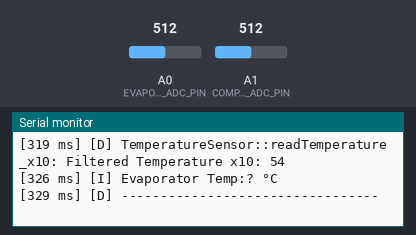
Bench run of a program on a simulated Arduino Nano, built with avr-gcc and run on an emulated ATmega328P. On the bench: the last lines printed to the serial monitor. The test bench sets the inputs (shaded band); at power-on: A0 (EVAPORATOR_NTC_ADC_PIN) = 512, A1 (COMPARTMENT_NTC_ADC_PIN) = 512.

Above: at 1.2 s.
1.3 s: A0 (EVAPORATOR_NTC_ADC_PIN) set to 716
At 3.7 s:
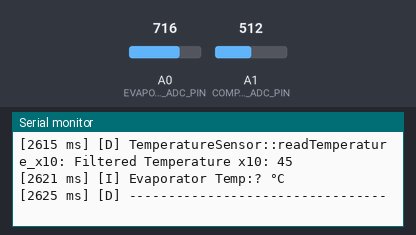
4.0 s: A1 (COMPARTMENT_NTC_ADC_PIN) set to 716
At 5.6 s:
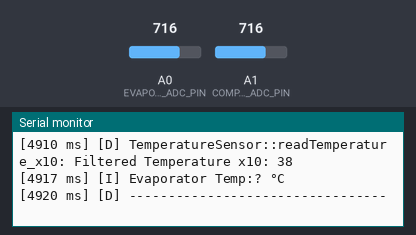
7.0 s: A0 (EVAPORATOR_NTC_ADC_PIN) set to 900
At 8.4 s:
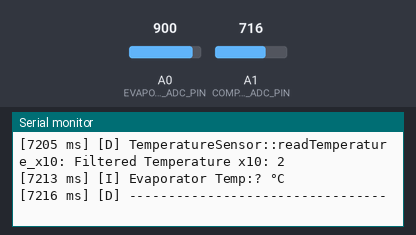
10.0 s: A1 (COMPARTMENT_NTC_ADC_PIN) set to 122
At 12.7 s:
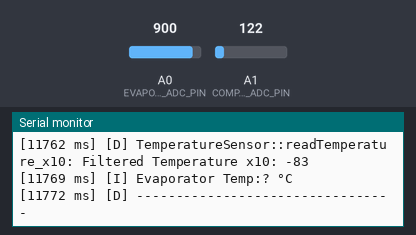
13.0 s: A1 (COMPARTMENT_NTC_ADC_PIN) set to 0
At 15.0 s:
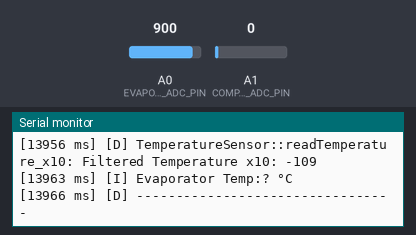
15.3 s: A0 (EVAPORATOR_NTC_ADC_PIN) set to 0
At 17.5 s:
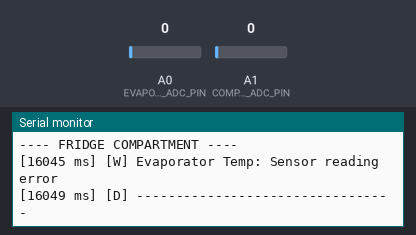
Timing chart, 0 to 19.0 s (numbered marks = the images above; inputs shaded):
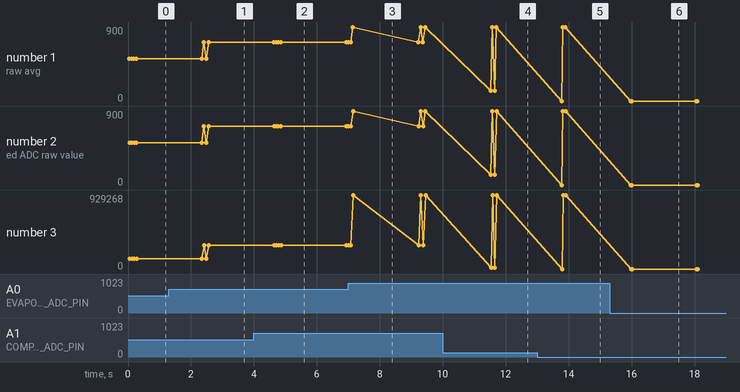

The program:

main.cpp
```cpp
// (licence header left out)
#include <Arduino.h>

#include "logger/Logger.h"                              // For logging
#include "config/Config.h"                              // For App configuration constants

#include "Model/TemperatureSensor.h"                    // Builer pattern components
#include "Model/AdcSampler.h"                           // To sampler ADC
#include "Model/VoltageDividerResistanceConverter.h"    // To convert ADC to Resistance
#include "Model/LutTemperatureConverter.h"              // To convert Resistance to Temperature
#include "Filter/EmaFilter.h"                           // For temp filtering
#include "utils/init_helpers.h"                         // For subsystem initialization(e.g, evaporatorSampler.begin() ...)

// --- Global/static Objects for the sensor components ---

// Step1: Create ADC instance for both Fridge NTC sensor

// Adc sampler for the evaporator sensor
 static AdcSampler evaporatorSampler(
  Pins::EVAPORATOR_NTC_ADC_PIN,     /* Analog pin */
  Adc::SAMPLES_TO_AVERAGE,          /* Samples to average */
  Adc::SAMPLES_TO_DISCARD,          /* N first samples to discard */
  Adc::SETTLE_TIME_US               /* Settling time in microseconds between readings */
);

// Adc sampler for the fridge Compartment
static AdcSampler fridgeCompartmentSampler(
  Pins::COMPARTMENT_NTC_ADC_PIN,   /* Analog pin */
  Adc::SAMPLES_TO_AVERAGE,         /* Samples to average */
  Adc::SAMPLES_TO_DISCARD,         /* N first samples to discard */
  Adc::SETTLE_TIME_US              /* Settling time in microseconds between readings */
);

// Step2: Create Resistance Converter instance (ADC->Resistance)
static VoltageDividerResistanceConverter resistanceConverter(Sensors::PULLUP_FIXED_RESISTOR_OHMS);

// Step3: Create Temperature Converter instance (Resistance->Temperature)
static LutTemperatureConverter temperatureConverter;

// Step4: Create Filter instance (optional)
static EmaFilter<int16_t> fridgeFilter(Filtering::EMA_ALPHA_DEFAULT);     // EMA
static EmaFilter<int16_t> evaporatorFilter(Filtering::EMA_ALPHA_DEFAULT); // EMA

// Step5: Create TemperatureSensor instance using the builder pattern
static TemperatureSensor fridgeTempSensor = TemperatureSensor();
static TemperatureSensor evaporatorSensor = TemperatureSensor();


// --- SETUP ---
void setup() {

  Serial.begin(115200);
  while (!Serial){delay(10);} // Wait a little more until Serial initialize

  LOGI("System initializing...");

  // 1. Set Analog reference for ADC
  analogReference(Adc::V_REF_VOLTS);      // 5V reference

  // 2. Initialize instances
  initSubSystems(
    evaporatorSampler,
    fridgeCompartmentSampler,
    resistanceConverter,
    temperatureConverter,
    fridgeFilter,
    evaporatorFilter
    // Add more subsystems here later if needed
  );


  // 3. Build TemperatureSensor for the Fridge Compartment
  fridgeTempSensor
    .addSampler(&fridgeCompartmentSampler)
    .addResistanceConverter(&resistanceConverter)
    .addTemperatureConverter(&temperatureConverter)
    .addFilter(&fridgeFilter)
    .setUnits(TemperatureUnit::Celsius)
    .build();

  // 4. Build TemperatureSensor for the Evaporator
  evaporatorSensor
    .addSampler(&evaporatorSampler)
    .addResistanceConverter(&resistanceConverter)
    .addTemperatureConverter(&temperatureConverter)
    .addFilter(&evaporatorFilter)
    .setUnits(TemperatureUnit::Celsius)
    .build();

  LOGI("System initialized.");

}


// --- LOOP ---
void loop() {


  LOGD("\n-----   Read Temperatures ----");

  int16_t fridgeTemp_x10 = fridgeTempSensor.readTemperature_x10();
  int16_t evaporatorTemp_x10 = evaporatorSensor.readTemperature_x10();

  LOGD("\n--- EVAPORATOR ---");
  if(fridgeTemp_x10 != -32768)
  {
    float fridgeTempC = fridgeTempSensor.readTemperatureC();
    LOGI("Fridge Temp:%.1f °C", fridgeTempC);
  }else{
    LOGW("Fridge Temp: Sensor reading error");
  }

  LOGD("\n---- FRIDGE COMPARTMENT ---- ");

  if(evaporatorTemp_x10 != -32768)
  {

    float evaporatorTempC = evaporatorSensor.readTemperatureC();
    LOGI("Evaporator Temp:%.1f °C", evaporatorTempC);

  }else{

    LOGW("Evaporator Temp: Sensor reading error");

  }

  LOGD("---------------------------------\n");

  // Wait before next reading
  delay(2000); // 2 seconds

}
```

EmaFilter.h
```cpp
#pragma once

#include "interfaces/IFilter.h"
#include "logger/Logger.h"


/**
 * @brief Applies Exponential Moving Average (EMA) to a new value.
 *
 * @details EMA is a first-order infinite impulse response (IIR) low-pass filter
 *  - A difference of the SMA this version of the EMA filter is not windowed, so it depends of all previous values
 *  - Because the calculation of the result does not requires storage this make it memory and computationally friendly(suitable fro embedded environments)
 *  - the constant alpha(0 < alpha < 1) determine how aggressive the filter is:
 *      alpha -> 0: Gives less weight to the to the new_value,
 *      alpha -> 1: Gives more weight to the previous value.
 *  - Formula:
 *      y = (1-alpha)) * prev_input + alpha * input ; with (0 <alpha <1)
 *
 * @tparam T
 */
template<typename T>
class EmaFilter : public IFilter<T>
{
    public:

        /**
         * @brief Construct a new Ema Filter object
         *
         * @param alpha - Smoothing factor (0 < alpha < 1) inclusive
         * @param initial_value - init value to apply to the filtered output
         */
        EmaFilter(float alpha, T initial_value = 0):
        alpha_(alpha),
        prev_value_(initial_value),
        initialize_(false)
        {};

        /// @brief Final initialization: Alpha validation
        void begin()
        {
            // Validate alpha
            if (alpha_ < 0 || alpha_ >1)
            {
                LOGW("Invalid EMA alpha: %f.2 - clamping to 0.5",alpha_);   // LOG warning
                alpha_ = 0.5;                                               // Set to a safe default value
            }
        };


        // --- Implemented method from IFilter ---

        /**
         * @brief Applies Exponential Moving Average (EMA) to a new value.
         *
         * @param new_value New input value.
         * @return T Filtered value.
         */
        T apply(T new_value) override
        {
            prev_value_ = static_cast<T>((1 - alpha_)* prev_value_ + alpha_*new_value);  // Update prev value
            return prev_value_;                                                          // return current State
        }

        // ----------------------------------------

    private:
        float alpha_;       // Smoothing factor
        T prev_value_;      // State: Store previous filtered value

        bool  initialize_;  // To avoid reinitialization
};
```

AdcSampler.h
```cpp
#pragma once

#include<stdint.h>

#include "config/Config.h"
#include "interfaces/ISampler.h"
#include "logger/Logger.h"
#include "utils/avr_algorithms.h"

/**
 * @brief ADC Sampler concrete implementation
 *
 * @details
 *  what this class does?
 *  - Implement the ISampler interface
 *  - Samples the Analog pin specify via constructor.
 *  - Applies a setting delay to stabilize the signal.
 *  - Discard the N first readings to flush artifact.
 *  - Average multiple ADC reading to reduce noise.
 *
 */
class AdcSampler : public ISampler
{
    public:

        /// @brief Configurable: pin, number of samples to average, samples to discard (for settling) and settle time
        AdcSampler(uint8_t adc_pin, uint8_t samples_to_average, uint8_t samples_to_discard, uint8_t settle_us);


        /// @brief Final initialization: validation, pin setup.
        void begin();

        // === Implemented method from ISampler interface ===

        /// @brief Samples the specify Analog Pin
        /// @return ADC raw count value
        uint16_t sample() override;

    private:

        const uint8_t pin_;                 // Analog pin to read
        const uint8_t samples_per_read_;     //K consecutive ADC reads for averaging, use power of 2 for fast division
        const uint8_t discard_N_first_;     // Discard the N first sample reading
        const uint8_t settleUs_;            // Microseconds delay after each each for stability

        bool initialize_;                   // To avoid re-configuration
};
```

LutTemperatureConverter.h
```cpp
#pragma once

#include <stdint.h>                             // For standard integer types
#include "interfaces/ITemperatureConverter.h"   // For ITemperatureConverter interface
#include "config/Config.h"                      // For sensor configuration constants
#include "data/thermistor_lut.h"                // For thermistor lookup table
#include "utils/avr_algorithms.h"               // For AVR specific algorithms
#include "logger/Logger.h"                      // For debugging
#include "data/lut_utils.h"                     // For LUT utilities

/**
 * @brief Concrete temperature converter using a lookup table(LUT) for NTC thermistor + linear interpolation
 *
 * @details
 *  This class implements the ITemperatureConverter interface to convert resistance values from an NTC thermistor:
 *  - Uses a predefined LUT of sorted  by "decreasing" resistance of ThermistorEntry structs {resistance_x10, temperature_x10}
 *  - Performs  a binary search to find the two surrounding entries bracketing the input resistance
 *  - Once the bracketing entries are found, it applies linear interpolation to estimate the temperature
 *    corresponding to the measured resistance.
 */
class LutTemperatureConverter: public ITemperatureConverter
{
private:
    /* data */
public:

    /// @brief Constructor
    LutTemperatureConverter(/* args */);

    ~LutTemperatureConverter() = default;

    /// @brief Final initialization
    void begin();

    /**
     * @brief Convert resistance to temperature using LUT and linear interpolation
     *
     * @param resistance_x10 Resistance in tenths of Ohms (e.g., 10000 = 1000.0 Ohms)
     * @return int32_t Temperature in tenths of degrees Celsius (e.g., 250 = 25.0 °C)
     */
    int16_t convertToTemperature_x10(uint32_t resistance_x10) const noexcept override;

private:
    bool initialize_;
};
```

TemperatureSensor.h
```cpp
#pragma once

#include <stdint.h>                             // For standard integer types

#include "interfaces/ISampler.h"                // For ISampler interface -> To take ADC measurements
#include "interfaces/IResistanceConverter.h"    // For Voltage divider ADC-> Resistance
#include "interfaces/ITemperatureConverter.h"   // For ITemperatureConverter interface Resistance->Temperature
#include "interfaces/IFilter.h"                 // For IFilter interface -> To filter temperature readings
#include "logger/Logger.h"                      // For logging

/**
 * @brief Enum class to represent temperature units
 *
 */
enum class TemperatureUnit : uint8_t
{
    Celsius,
    Fahrenheit,
    Kelvin
};

/**
 * @brief High-level NTC temperature sensor composer with fluent configuration API
 *
 * @details
 *  Orchestrate the full pipeline from ADC sampling to temperature output:
 *      Sampler-> ResistanceConverter->TemperatureConverter->(optional)Filter
 *
 * Provides a fluent API to configure each component step-by-step.
 * Example usage:
 * TemperatureSensor sensor;
 * sensor.addSampler(&sampler)
 *       .addResistanceConverter(&resistanceConverter)
 *       .addTemperatureConverter(&temperatureConverter)
 *       .addFilter(&filter)
 *       .setUnits(TemperatureUnit::Celsius)
 *       .build();
 *
 * int16_t temperature = sensor.readTemperature_x10();
 */
class TemperatureSensor
{
    public:

        /// @brief Default constructor
        TemperatureSensor();

        /// @brief Default destructor to ensure proper cleanup
        ~TemperatureSensor() = default;

        // Fluent API methods to configure each component
        TemperatureSensor& addSampler(ISampler* sampler);
        TemperatureSensor& addResistanceConverter(IResistanceConverter* converter);
        TemperatureSensor& addTemperatureConverter(ITemperatureConverter* converter);
        TemperatureSensor& addFilter(IFilter<int16_t>* filter);
        TemperatureSensor& setUnits(TemperatureUnit unit);
        TemperatureSensor& build();

        // Method to read the temperature in tenths of degrees
        int16_t readTemperature_x10() const noexcept;

        // --- Helper methods to read temperature in different units ---
        float readTemperature() const noexcept;
        float readTemperatureC()  noexcept;
        float readTemperatureF()  noexcept;
        float readTemperatureK()  noexcept;

    private:

        ISampler* sampler_ ;                                // Pointer to a Sampler object that knows how to sample ADC values
        IResistanceConverter* resistanceConverter_ ;        // Pointer to a ResistanceConverter object that converts ADC values to resistance
        ITemperatureConverter* temperatureConverter_ ;      // Pointer to a TemperatureConverter object that converts resistance to temperature
        IFilter<int16_t>* filter_ ;                         // Pointer to a Filter<T> that apply(EMA,SMA) filter the read temperature values
        TemperatureUnit unit_;                              // Desired output temperature unit
};
```

VoltageDividerResistanceConverter.h
```cpp
#pragma once

#include <stdint.h>

#include "interfaces/IResistanceConverter.h"    // Abstarc interface
#include "logger/Logger.h"                      // For debugging
#include "config/Config.h"                      // Centralize configuration params


/**
 * @brief Converts ADC raw readings values to Thermistor resistance values using the voltage divider formula
 *
 * @details
 *  * For the typical voltage divider : 5V → 12.7 kΩ pullup(default) → junction (ADC reads here) → NTC to GND.
 *      - Voltage divider formula:
 *          V_junction(raw Adc) = V_REF * (adc_raw/1023);
 *      - This class use counts for efficiency and scaled by 10 for precision:
 *          R_NTC = (adc_raw * pullup_Ohms * 10)/(1023 - adc_raw);
 *
 * @example
 *  // Example:
 *  static VoltageDividerResistanceConverter res_converter;  // Defaults to Config value
 *   uint32_t r_x10 = res_converter.ConvertToResistance_x10(adc_raw);
 */
class VoltageDividerResistanceConverter : public IResistanceConverter
{
    public:

        /// @brief Constructor for the Voltage Divider sensing circuit conversion from ADC raw to Resistance
        /// @param pullup_Ohms - Fixed resistance connected to V_REF
        VoltageDividerResistanceConverter(uint16_t pullup_Ohms = Sensors::PULLUP_FIXED_RESISTOR_OHMS);

        /// @brief Final Initialization: fixed resistor validation
        void begin();

        // --- Implemented methods from IResistanceConverter interface ---

        /// @brief Convert to a resistance value scaled by 10 for 0.1Ω resolution
        /// @param adc_raw
        /// @return
        uint32_t convertToResistance_x10(uint16_t adc_raw) override;

    private:

        const uint16_t fixedResistor_;  // Pullup Fixed resistor in series with the NTC for the Voltage Divider sensing circuit

        bool initialize_;               // To avoid reinitialization on a VoltageDividerResistance instance is already initialize
};
```

thermistor_lut.h
```cpp
#pragma once

#include <stdint.h>   // uint32_t, int16_t
#include <stddef.h>   // size_t

/**
 * @brief Single entry in the NTC thermistor lookup table
 */
struct ThermistorEntry {
    uint32_t resistance_x10;         // Resistance in 0.1 Ω (×10), e.g. 100000 = 10000.0 Ω
    int16_t  temperature_x10;        // Temperature in 0.1 °C (×10), e.g. 250 = 25.0°C
};

/** @brief Total number of entries in the NTC LUT */
constexpr size_t NTC_LUT_SIZE = 81;

/**
 * @brief Precomputed Lookup Table for standard 10kΩ NTC thermistor
 *        Model: Beta = 3950 K, R0 = 10kΩ @ 25°C
 *        Range: -40°C to +40°C in 1°C steps
 *        Sorted by **decreasing** resistance (NTC behavior: higher R = lower T)
 *        Generated using Steinhart-Hart approximation or beta formula
 */
static constexpr ThermistorEntry NTC_LUT[NTC_LUT_SIZE] = {
    {4018597, -400},  // -40.0 °C
    {3738102, -390},
    {3479326, -380},
    {3240432, -370},
    {3019752, -360},
    {2815768, -350},
    {2627100, -340},
    {2452489, -330},
    {2290790, -320},
    {2140958, -310},
    {2002039, -300},
    {1873164, -290},
    {1753536, -280},
    {1642428, -270},
    {1539176, -260},
    {1443169, -250},
    {1353851, -240},
    {1270710, -230},
    {1193276, -220},
    {1121120, -210},
    {1053847, -200},
    {991093,  -190},
    {932524,  -180},
    {877834,  -170},
    {826740,  -160},
    {778981,  -150},
    {734319,  -140},
    {692531,  -130},
    {653415,  -120},
    {616781,  -110},
    {582457,  -100},
    {550282,   -90},
    {520106,   -80},
    {491794,   -70},
    {465218,   -60},
    {440260,   -50},
    {416813,   -40},
    {394773,   -30},
    {374049,   -20},
    {354554,   -10},
    {336206,     0},
    {318931,    10},
    {302660,    20},
    {287328,    30},
    {272875,    40},
    {259246,    50},
    {246387,    60},
    {234251,    70},
    {222793,    80},
    {211971,    90},
    {201746,   100},
    {192080,   110},
    {182941,   120},
    {174296,   130},
    {166115,   140},
    {158371,   150},
    {151039,   160},
    {144092,   170},
    {137510,   180},
    {131270,   190},
    {125353,   200},
    {119741,   210},
    {114415,   220},
    {109360,   230},
    {104559,   240},
    {100000,   250},  // Reference point: 10 kΩ @ 25.0°C
    {95668,    260},
    {91551,    270},
    {87636,    280},
    {83913,    290},
    {80371,    300},
    {77001,    310},
    {73793,    320},
    {70738,    330},
    {67828,    340},
    {65055,    350},
    {62413,    360},
    {59894,    370},
    {57492,    380},
    {55201,    390},
    {53015,    400}   // +40.0 °C
};
```

IFilter.h
```cpp
#pragma once


/**
 * @brief Abstract signal filter interface
 *
 * @tparam T - Generic value type to apply the filter
 */
template<typename T>
class IFilter
{
    public:

        /// @brief Default destructor for proper cleanup
        virtual ~IFilter() = default;

        /// @brief Apply the concrete implementation of the digital processing Filter
        /// @param new_value - new value to be filter
        /// @return T        - filtered value
        virtual T apply(T new_value) = 0;
};
```

Source omitted: lut_utils.h (10452 bytes), IResistanceConverter.h (588 bytes), ISampler.h (441 bytes), ITemperatureConverter.h (1007 bytes), Logger.h (4441 bytes), avr_algorithms.h (50407 bytes), helpers.h (4869 bytes), init_helpers.h (395 bytes), EmaFilter.cpp (0 bytes), SmaFilter.cpp (0 bytes), AdcSampler.cpp (2582 bytes), LutTemperatureConverter.cpp (4181 bytes) and 4 more

Measured:
- after the input at 13.0 s, the serial monitor: prints a new line after 0.78 s (image 5)
